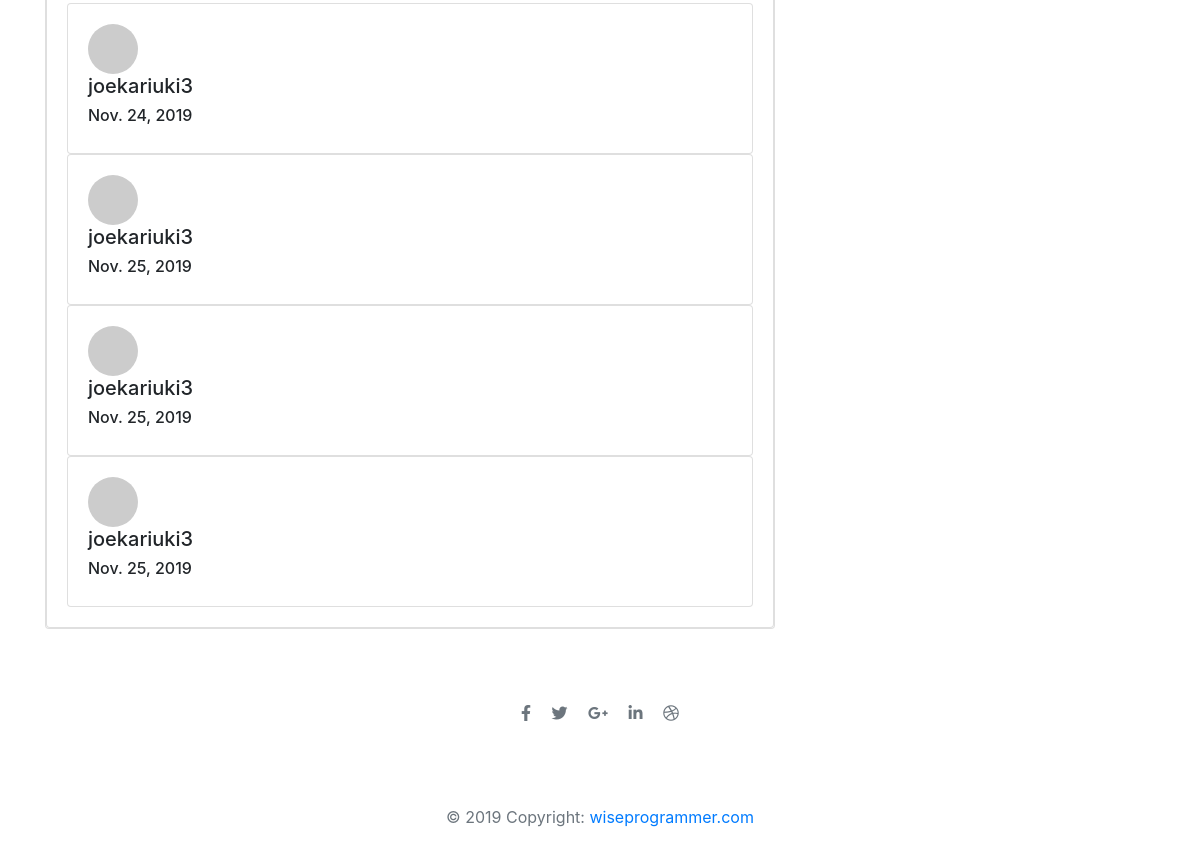
/post/43/ (lower part), run on an earlier commit of the app's database.
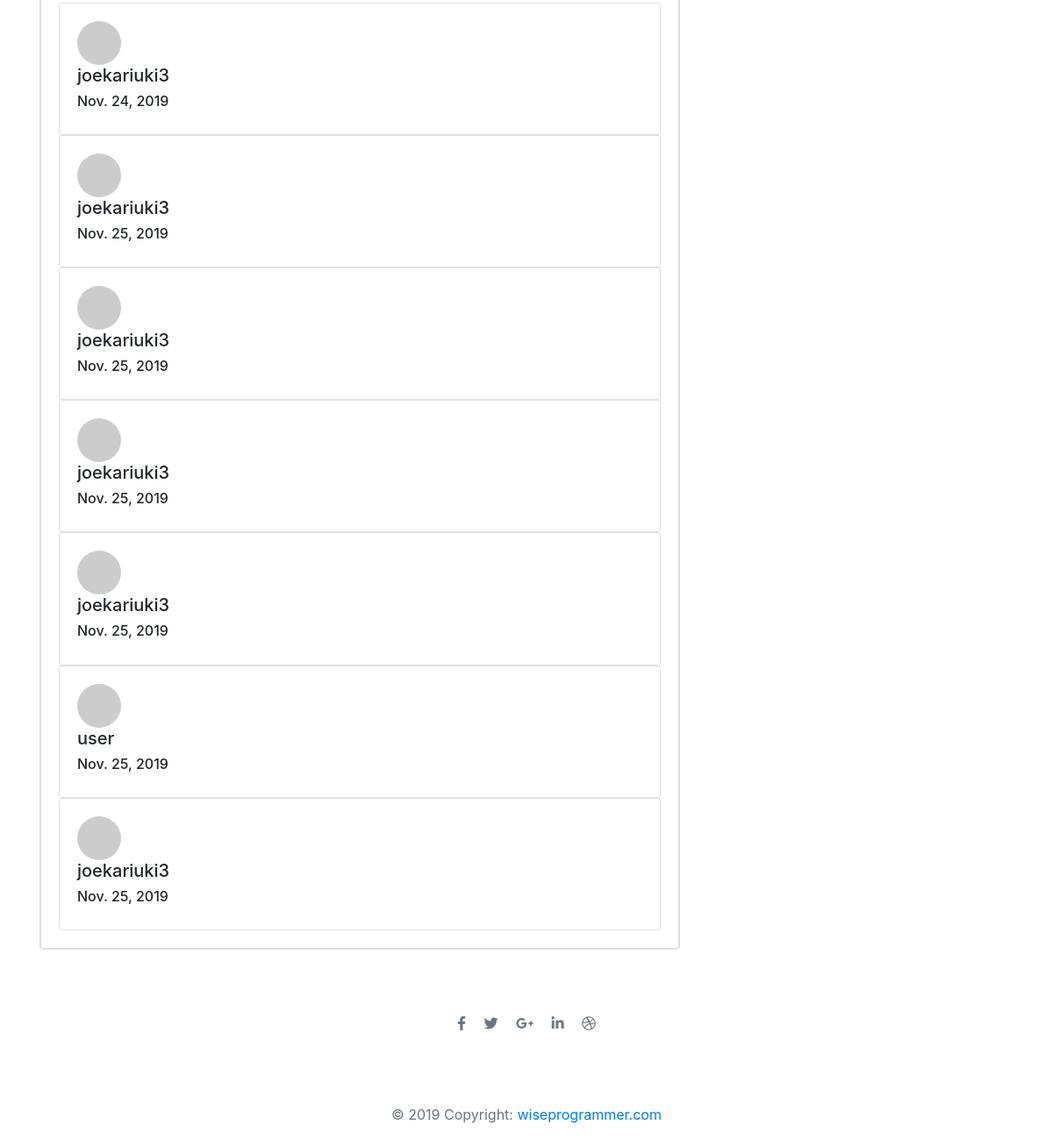
And on a later commit of the database.
### blog/models.py (models this page shows, shortened)
class Comment(models.Model):
    post = models.ForeignKey(
        'blog.Post', on_delete=models.CASCADE, related_name='comments')
    author = models.CharField(max_length=200)
    text = models.TextField()
    created_date = models.DateField(default=timezone.now)
    approved = models.BooleanField(default=False)

### blog/views.py (the view)
# urls.py: path('post/<int:pk>/', views.post_detail, name='post_detail'),
def post_detail(request, pk):
    post = get_object_or_404(Post, pk=pk)
    form = CommentForm(request.POST)
    author_name = post.author
    author_posts = Post.objects.filter(author=author_name)
    author_posts_count = str(author_posts.count())
    author_details = User.objects.get(username=author_name)
    stuff_for_frontend = {'post': post, 'form': form,
                          'author_details': author_details,
                          'author_posts_count': author_posts_count,
                          'author_posts': author_posts}
    return render(request, 'blog/post_detail.html', stuff_for_frontend)

### blog/templatetags/markdownify.py (called while the page is built)
@register.filter
def markdown(value):
    renderer = HighlightRenderer()
    markdown = mistune.Markdown(renderer=renderer)
    return markdown(value)

### blog/templates/blog/post_detail.html (shortened to what this page needs)
{% extends 'blog/base.html' %}
{% load markdownify %}
{% load crispy_forms_tags %}
{% block content%}
<div class="col-xs-12 col-sm-12 col-md-10 col-lg-9 col-xl-8">
  {% if  post.published_date %}
  <div class="card comment-card">
      {% endif %}
    <br>
    <div class="card card-body">
      {% for comment in post.comments.all %}
      {% if user.is_authenticated or comment.approved %}
      <div class="card card-body media-body">
        <div>
        <img class=" mr-3 rounded-circle" src="http://placehold.it/50x50" alt="">
          <h5 class="mt-0">{{comment.author}}</h5>
          <h6 class="mt-0">{{comment.created_date}}</h6>
        </div>
      </div>
      {% endif %}
      {% endfor %}
    </div>
  </div>
</div>
{% endblock %}

What changed in the data, as far as the page shows it:
now on this page (row edited): Comment: approved True (drawn), author "joekariuki3", created_date "Nov. 25, 2019"
added Comment: approved True (drawn), author "user", created_date "Nov. 25, 2019"
added Comment: approved True (drawn), author "joekariuki3", created_date "Nov. 25, 2019"
